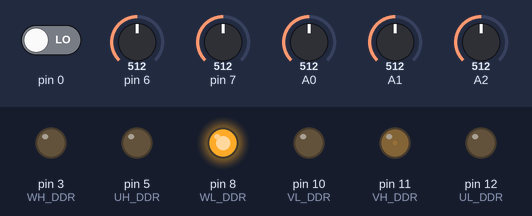
Recording of a sketch running on a simulated Arduino Uno, built with avr-gcc and run on an emulated ATmega328P. Parts: output pins drawn as LEDs (lit = HIGH). The test bench sets the inputs (shaded band); at power-on: pin 0 LOW, pin 6 = 512, pin 7 = 512, A0 = 512, A1 = 512, A2 = 512.

Above: at 0.1 s.
Timing chart, 0 to 3.0 s (numbered marks = the images above):
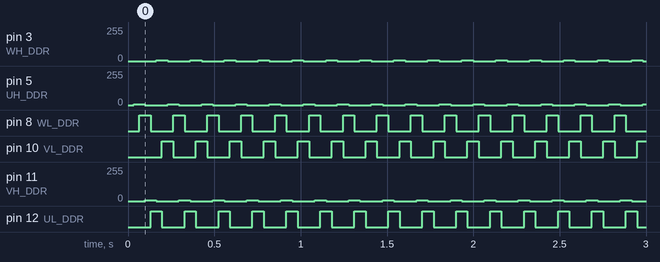

The sketch:

ulc_blmc_conversion.ino
```cpp
// (licence header left out)
#include <avr/interrupt.h>
#include <avr/io.h>
#include <util/twi.h>

//Motoradresse
#define MOTOR_ADR 0x70

//PHASE1 (U)
#define UH_DDR  DDRD |= (1<<5);
#define UH_ON   TCCR0A |= (1<<COM0B1);
#define UH_OFF  TCCR0A &= ~(1<<COM0B1);

//PHASE1 (U)
#define UL_DDR  DDRB |= (1<<4);
#define UL_ON PORTB |= (1<<4);
#define UL_OFF  PORTB &= ~(1<<4);


//PHASE2 (V)
#define VH_DDR  DDRB |= (1<<3);
#define VH_ON  TCCR2A |= (1<<COM2A1);
#define VH_OFF TCCR2A &= ~(1<<COM2A1);

//PHASE2 (V)
#define VL_DDR  DDRB |= (1<<2);
#define VL_ON PORTB |= (1<<2);
#define VL_OFF  PORTB &= ~(1<<2);


//PHASE3 (W)
#define WH_DDR  DDRD |= (1<<3);
#define WH_ON TCCR2A |= (1<<COM2B1);
#define WH_OFF  TCCR2A &= ~(1<<COM2B1);

//PHASE3 (W)
#define WL_DDR  DDRB |= (1<<0);
#define WL_ON PORTB |= (1<<0);
#define WL_OFF  PORTB &= ~(1<<0);


#define PHASE_ALL_OFF UH_OFF;UL_OFF;VH_OFF;VL_OFF;WH_OFF;WL_OFF;

#define SENSE_U   ADMUX = 0;
#define SENSE_V   ADMUX = 1;
#define SENSE_W   ADMUX = 2;

#define SENSE_H   (ACSR&(1<<ACO))

#define START_PWM   5

volatile unsigned long i2c_timeout = 0;
volatile unsigned long rx_pwm =255;
volatile unsigned char rotor_state = 0;
volatile unsigned char rotor_run = 0;
volatile unsigned char stopTiming=0;

volatile unsigned long current_time,timer_1,prev_time,tmp_pwm=0;
volatile byte last_channel_1;
volatile int counter;
//############################################################################
void next_commutate_state (unsigned char startup)
//############################################################################
{

  switch (rotor_state)
  {
    case (0):
      if(!SENSE_H || startup)
      {
        WH_OFF;
        UH_ON;
        SENSE_W;
        rotor_state = 1;
       // TCNT1 = 1;
      }
      break;

    case (1):
      if(SENSE_H || startup)
      {
        VL_OFF;
        WL_ON;
        SENSE_V;
        rotor_state = 2;
      //  TCNT1 = 1;
      }
      break;

    case (2):
      if(!SENSE_H || startup)
      {
        UH_OFF;
        VH_ON;
        SENSE_U;
        rotor_state = 3;
       // TCNT1 = 1;
      }
      break;

    case (3):
      if(SENSE_H || startup)
      {
        WL_OFF;
        UL_ON;
        SENSE_W;
        rotor_state = 4;
       // TCNT1 = 1;
      }
      break;

    case (4):
      if(!SENSE_H || startup)
      {
        VH_OFF;
        WH_ON;
        SENSE_V;
        rotor_state = 5;
      //  TCNT1 = 1;
      }
      break;

    case (5):
      if(SENSE_H || startup)
      {
        UL_OFF;
        VL_ON;
        SENSE_U;
        rotor_state = 0;
      //  TCNT1 = 1;
      }
      break;
  }

}

//############################################################################
//back EMF zero crossing detection
ISR (ANALOG_COMP_vect)
//############################################################################
{
  if(rotor_run == 200) next_commutate_state (0);

  rotor_run++;
  if(rotor_run > 200)
  {
    rotor_run = 200;
  }
}

//############################################################################
ISR (TIMER1_OVF_vect)
//############################################################################
{
  if(rotor_run<200){
  next_commutate_state (1);
  rotor_run = 0;
  OCR2A = START_PWM;
  OCR2B = START_PWM;
  OCR0B = START_PWM;
  }
}

//############################################################################
/*ISR (TWI_vect)
//############################################################################
{
  switch (TWSR & 0xF8) //TW_STATUS
  {
    //Adresse empfangen
    case TW_SR_SLA_ACK:
      TWCR |= (1<<TWINT);
      return;

    //Daten empfangen
    case TW_SR_DATA_ACK:
      rx_pwm = TWDR;
      TWCR |= (1<<TWINT);
      i2c_timeout = 0;
      return;

    //Bus-Fehler zurücksetzen
    case TW_NO_INFO:
      TWCR |=(1<<TWSTO) | (1<<TWINT);

    //Bus-Fehler zurücksetzen
    case TW_BUS_ERROR:
      TWCR |=(1<<TWSTO) | (1<<TWINT);
  }
  //Reset TW
  TWCR =(1<<TWEA) | (1<<TWINT) | (1<<TWEN) | (1<<TWIE);
}*/


ISR(PCINT2_vect){


  if(rotor_run>=200){

    current_time=TCNT1/2;
    //current_time=(current_time/2000)*250;

  //Channel 1=========================================
  if(PIND & B00000001){                                        //Is input 8 high?
    if(last_channel_1 == 0){                                   //Input 8 changed from 0 to 1
      last_channel_1 = 1;                                      //Remember current input state
      timer_1 = current_time;                                  //Set timer_1 to current_time
    }
  }
  else if(last_channel_1 == 1){                                //Input 8 is not high and changed from 1 to 0
    last_channel_1 = 0;                                        //Remember current input state
     tmp_pwm+= ((current_time - timer_1)-1000);                //Channel 1 is current_time - timer_1


      //tmp_pwm+=current_time-timer_1;              //Channel 1 is current_time - timer_1
    counter++;
    if(counter==5){
      tmp_pwm=tmp_pwm/20;
      if(tmp_pwm<rx_pwm- 5|| tmp_pwm>rx_pwm+5){rx_pwm=tmp_pwm;}
      tmp_pwm=0;
      counter=0;
      //TCNT1=1;
      }

   TCNT1=1;
   }
  }
}


//############################################################################
//Hauptprogramm
int main (void)
//############################################################################
{
  //Serial.begin(250000);
  //Watchdog on
  WDTCSR = (1<<WDCE) | (1<<WDE);

  //Motordriver output
  UH_DDR;
  VH_DDR;
  WH_DDR;
  UL_DDR;
  VL_DDR;
  WL_DDR;

  //PWM for UH, VH and WH (>32KHz)
  TCCR0A |= (1<<COM0B1|1<<WGM01|1<<WGM00);
  TCCR0B |= (1<<CS00);

  TCCR2A |= (1<<COM2A1|1<<COM2B1|1<<WGM21|1<<WGM20);
  TCCR2B |= (1<<CS20);

  //TIMER1 for start commutation or Back EMF lost
  TCCR1B |= (1<<CS11);
  TIMSK1 |= (1<<TOIE1);

  PHASE_ALL_OFF;

  //Comperator init for back EMF
  ADCSRB  |= (1<<ACME);
  DIDR1 |= (1<<AIN0D);
  ACSR  |= (1<<ACIE);

  //I2C Init
 // TWAR = MOTOR_ADR & 0xFE;
   // TWCR = (1<<TWINT)|(1<<TWEA)|(1<<TWEN)|(1<<TWIE);
  PCICR |= (1 << PCIE2);                                       //Set PCIE0 to enable PCMSK0 scan.
  ;PCMSK2 |= (1 << PCINT16);
  //Interrupts enabel
  sei();


  while(1)
  {
   //Serial.println(rx_pwm);
    asm("wdr");
    if(rx_pwm > START_PWM)
    {
      ACSR |= (1<<ACIE);
      TIMSK1 |= (1<<TOIE1);

      if(rotor_run == 200)
      {
        OCR2A = rx_pwm;
        OCR2B = rx_pwm;
        OCR0B = rx_pwm;
      }
      //i2c_timeout++;

      if(i2c_timeout>100000)
      {
        rx_pwm = 0;
      }
    }
    else
    {
      PHASE_ALL_OFF;
      ACSR&=~(1<<ACIE);
      TIMSK1 &= ~(1<<TOIE1);
    }
  }
}
```

Measured:
- by itself, pin 3 (WH_DDR), pin 5 (UH_DDR), pin 11 (VH_DDR): alternates 5/255 for 0.07 s and 0/255 for 0.13 s
- by itself, pin 8 (WL_DDR), pin 10 (VL_DDR), pin 12 (UL_DDR): alternates HIGH for 0.07 s and LOW for 0.13 s
